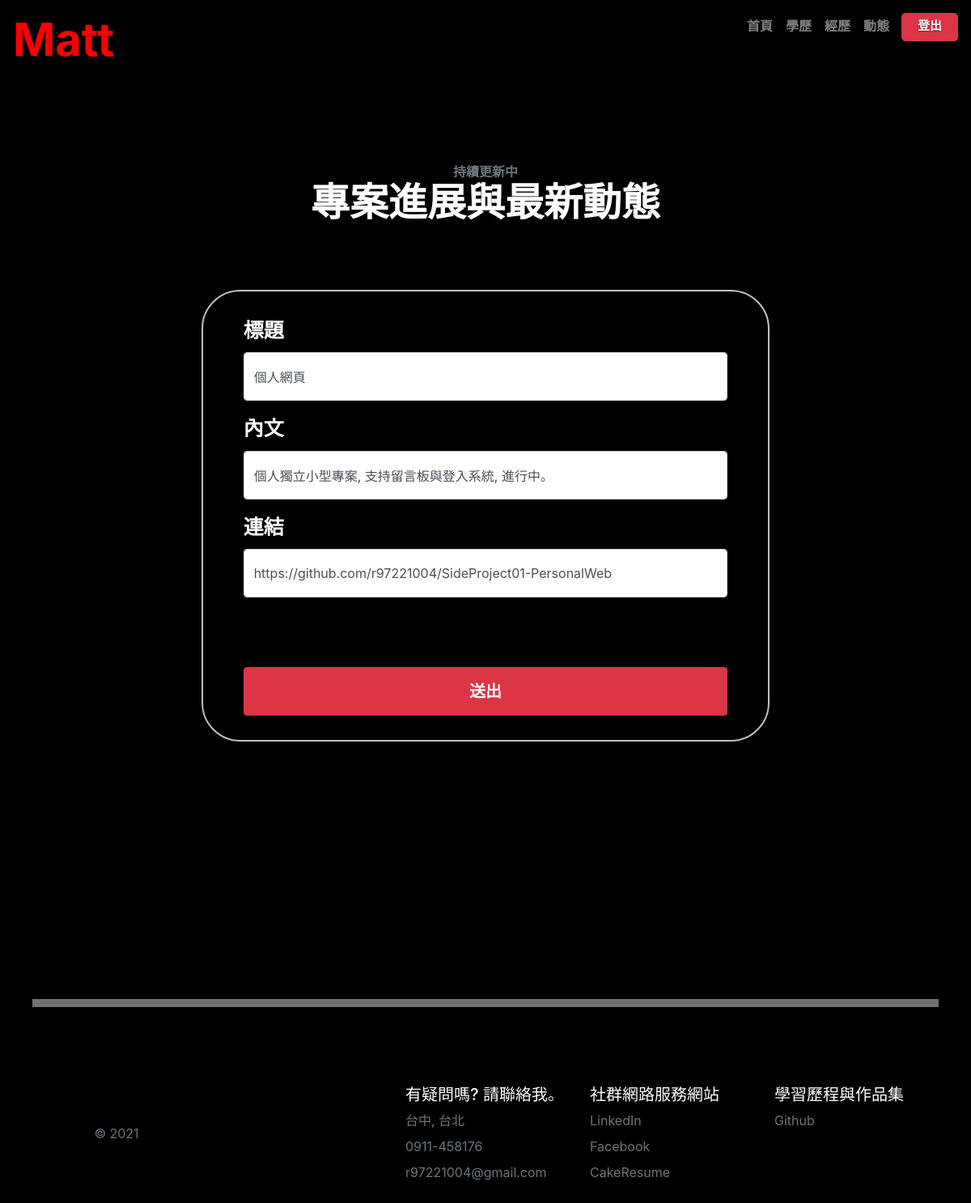
The page /story/edit/1 (signed in) on the database its author committed.
### PersonalWeb/models.py (models this page shows)
class Story(db.Model):
    id = db.Column(db.Integer, primary_key = True)
    title = db.Column(db.String(20))
    body = db.Column(db.String(200))
    site = db.Column(db.String(255), default = '/story')

### PersonalWeb/views.py (the view, shortened to what this page needs)
@app.route('/story/edit/<int:story_id>', methods = ['GET', 'POST'])
@login_required
def edit_story(story_id):
    form = PostForm()
    post = Story.query.get_or_404(story_id)
    form.title.data = post.title
    form.body.data = post.body
    form.site.data = post.site
    return render_template('edit_post.html', form = form)

### PersonalWeb/forms.py
class PostForm(FlaskForm):
    title = StringField(label = '標題', validators = [DataRequired(), Length(1, 20),], render_kw = {'placeholder': '個人社群網站'})
    body = StringField(label = '內文', validators = [DataRequired(), Length(1, 200)], render_kw = {'placeholder': '個人獨立小型專案, 支持多項功能, 進行中｡'})
    site = StringField(label = '連結', validators = [DataRequired(), Length(0, 255)], render_kw = {'placeholder': '/story'})
    submit = SubmitField(label = '送出')

### PersonalWeb/__init__.py (called while the page is built)
@login_manager.user_loader
def load_user(user_id):
    from PersonalWeb.models import User
    user = User.query.get(int(user_id))
    return user

### PersonalWeb/templates/edit_post.html (shortened to what this page needs)
{% extends 'base.html' %}
{% from 'bootstrap/form.html' import render_form %}
{% block main %}
<section class="content-section" id="portfolio">
    <div class="container px-4 px-lg-5">
        <div class="content-section-heading text-center">
            <h3 class="text-secondary mb-0 cont">持續更新中</h3>
            <h2 class="mb-5 cont">專案進展與最新動態</h2>
            <div class="row">
                <div class="col-md-2"></div>
                <div class="col-md-8 text-left mb-5 center1">
                    {{ render_form(form, button_map = {'submit':'danger'}, extra_classes = 'post') }}
                </div>
                <div class="col-md-2"></div>
            </div>
        </div>
    </div>
</section>
<center ><div class="divider1"></div></center>
{% endblock %}

### PersonalWeb/static/css/style.css (style rules this page uses)
html, body { height: 100%; background-color: black; }
body { display: -ms-flexbox; display: flex; color: #fff; text-shadow: 0 .05rem .1rem rgba(0, 0, 0, .5); box-shadow: inset 10 0 5rem rgba(0, 0, 0, .5); }
.cont { font-weight: bold; font-family: "Microsoft YaHei"; }
.divider1 { height: 10px; width: 100%; background-color:#717171; margin-top: 150px ; }
input[type=text] { height: 60px; }
input[type=submit] { height: 60px; width: 100%; margin-top: 70px; font-size: 20px; font-weight: bold; font-family:"Microsoft YaHei" ; }
.center1 { border: 2px solid silver; padding-top: 30px; padding-bottom: 30px; padding-right: 50px; padding-left: 50px; margin-top: 30px; border-radius: 3rem; }
.post label { font-size: 25px; font-weight: bold; font-family: "Microsoft YaHei"; }
.content-section { padding-top: 7.5rem; padding-bottom: 7.5rem; }
.content-section-heading h2, .content-section-heading .h2 { font-size: 3rem; }
.content-section-heading h3, .content-section-heading .h3 { font-size: 1rem; text-transform: uppercase; }
.px-lg-5 { padding-right: 3rem !important; padding-left: 3rem !important; }

### rows shown on the page
Story: title "個人網頁", body "個人獨立小型專案, 支持留言板與登入系統, 進行中｡", site "https://github.com/r97221004/SideProject01-PersonalWeb"
